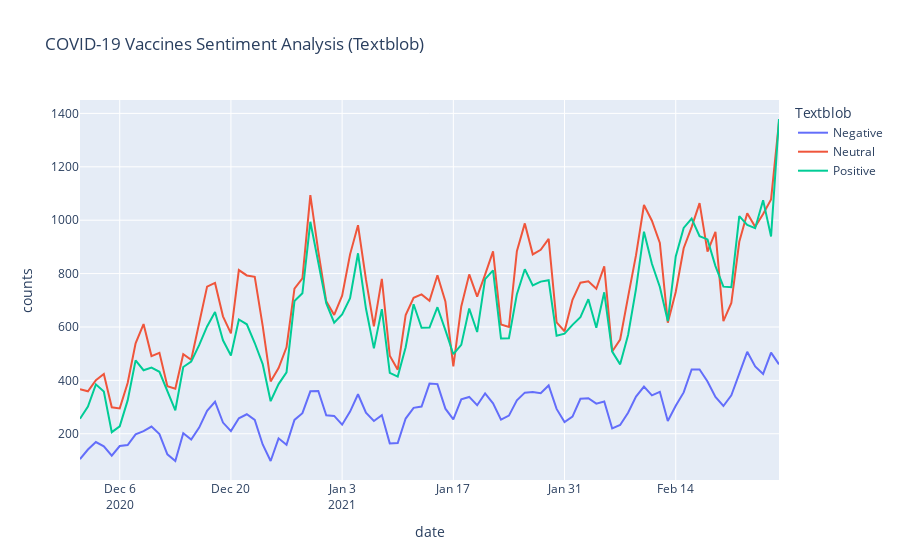

The cell this chart's notebook holds for it:
### Code cell
px.line(data_Textblob, x='date', y='counts', color='Textblob', title='COVID-19 Vaccines Sentiment Analysis (Textblob)')
